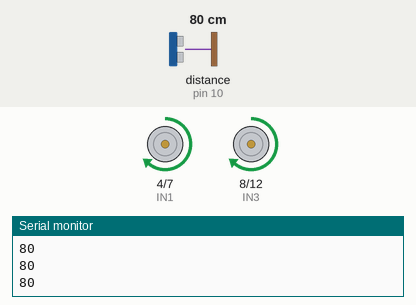
Recording of a sketch running on a simulated Arduino Uno, built with avr-gcc and run on an emulated ATmega328P. On the bench: motor-driver pin pairs drawn as motors (green arrow = first pin HIGH = forward, orange = second pin HIGH = backward, longer = more drive, scaled by the enable pin), the last lines printed to the serial monitor. Wiring (inferred from the names in the program): ultrasonic range finder: trigger pin 9; echo pin 10. The test bench sets the inputs (shaded band); at power-on: distance to the obstacle (sensor on pin 10) 80 cm. The echo pulse lasts 58.3 µs per cm.

Above: at 1.2 s.
1.3 s: distance to the obstacle (sensor on pin 10) set to 22 cm
2.8 s: distance to the obstacle (sensor on pin 10) set to 19 cm
At 3.7 s:
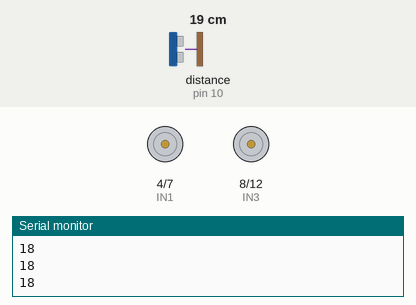
4.3 s: distance to the obstacle (sensor on pin 10) set to 35 cm
At 5.4 s:
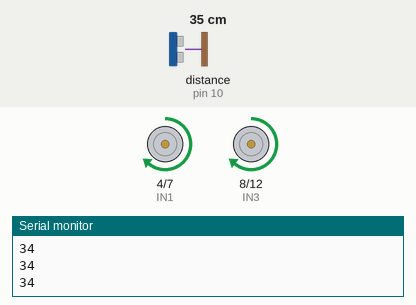
5.8 s: distance to the obstacle (sensor on pin 10) set to 2 cm
At 6.7 s:
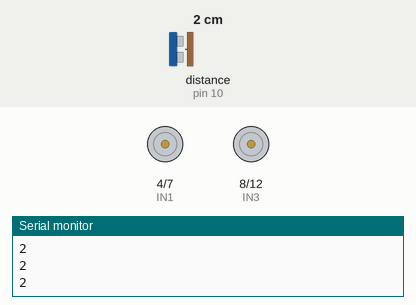
Timing chart, 0 to 8.3 s (numbered marks = the images above; inputs shaded):
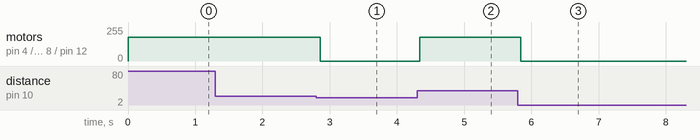

Measured:
- the behaviour switches between 21 and 20 cm on distance to the obstacle (sensor on pin 10) (found by bisection; images 0 and 1)
- after the input at 2.8 s, motor on pin 4 (IN1) / pin 7 (IN2), motor on pin 8 (IN3) / pin 12 (IN4): forward 180/255 → stopped after 0.06 s
- after the input at 4.3 s, motor on pin 4 (IN1) / pin 7 (IN2), motor on pin 8 (IN3) / pin 12 (IN4): stopped → forward 180/255 at once
- after the input at 5.8 s, motor on pin 4 (IN1) / pin 7 (IN2), motor on pin 8 (IN3) / pin 12 (IN4): forward 180/255 → stopped after 0.05 s

The sketch:

robot_like.ino
```cpp
// Esqueleto parecido al robot 2WD de la etapa 5: L298N (IN1..IN4, ENA/ENB por PWM) + HC-SR04.
const int IN1 = 4, IN2 = 7, IN3 = 8, IN4 = 12, ENA = 5, ENB = 6, TRIG = 9, ECHO = 10;
long distanciaCm() {
  digitalWrite(TRIG, LOW); delayMicroseconds(2); digitalWrite(TRIG, HIGH); delayMicroseconds(10); digitalWrite(TRIG, LOW);
  long us = pulseIn(ECHO, HIGH, 30000UL); return us / 58;
}
void avanzar(int v) { digitalWrite(IN1, HIGH); digitalWrite(IN2, LOW); digitalWrite(IN3, HIGH); digitalWrite(IN4, LOW); analogWrite(ENA, v); analogWrite(ENB, v); }
void detener() { analogWrite(ENA, 0); analogWrite(ENB, 0); }
void setup() { pinMode(IN1, OUTPUT); pinMode(IN2, OUTPUT); pinMode(IN3, OUTPUT); pinMode(IN4, OUTPUT); pinMode(ENA, OUTPUT); pinMode(ENB, OUTPUT); pinMode(TRIG, OUTPUT); pinMode(ECHO, INPUT); Serial.begin(9600); }
void loop() { long d = distanciaCm(); Serial.println(d); if (d > 0 && d < 20) detener(); else avanzar(180); delay(60); }
```
